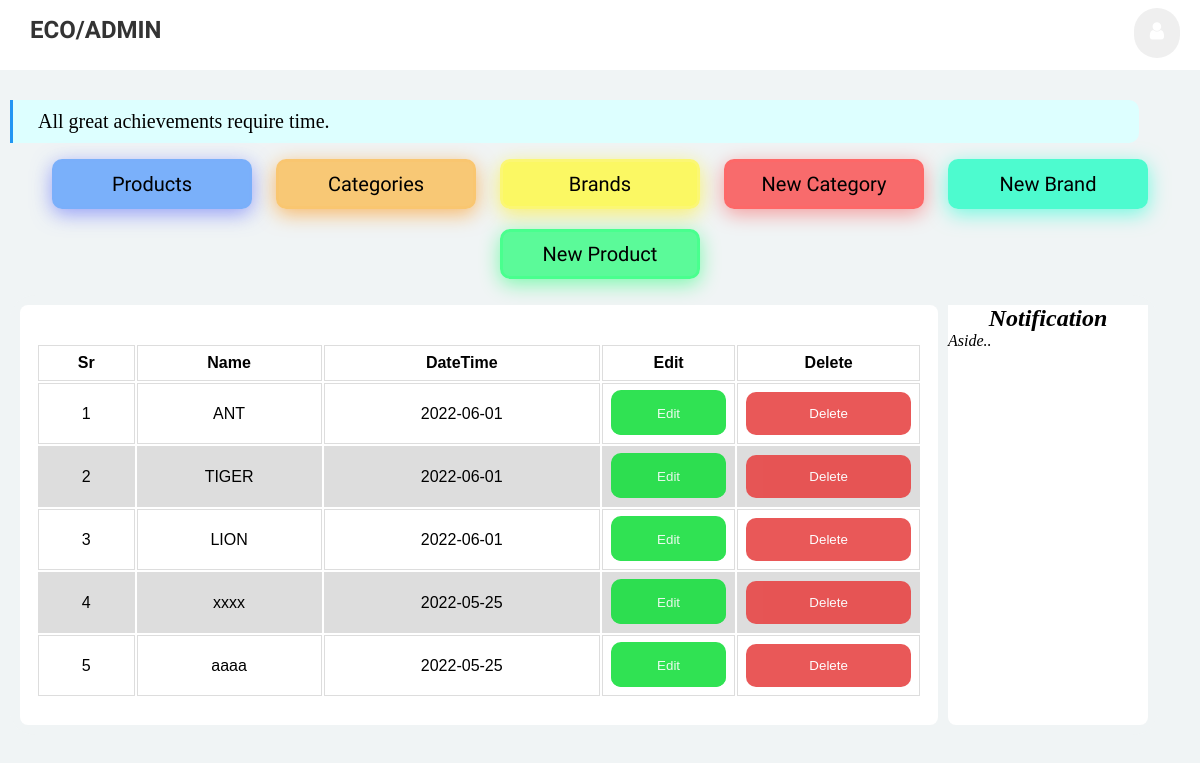
Before: /brands (signed in) with the older database file.
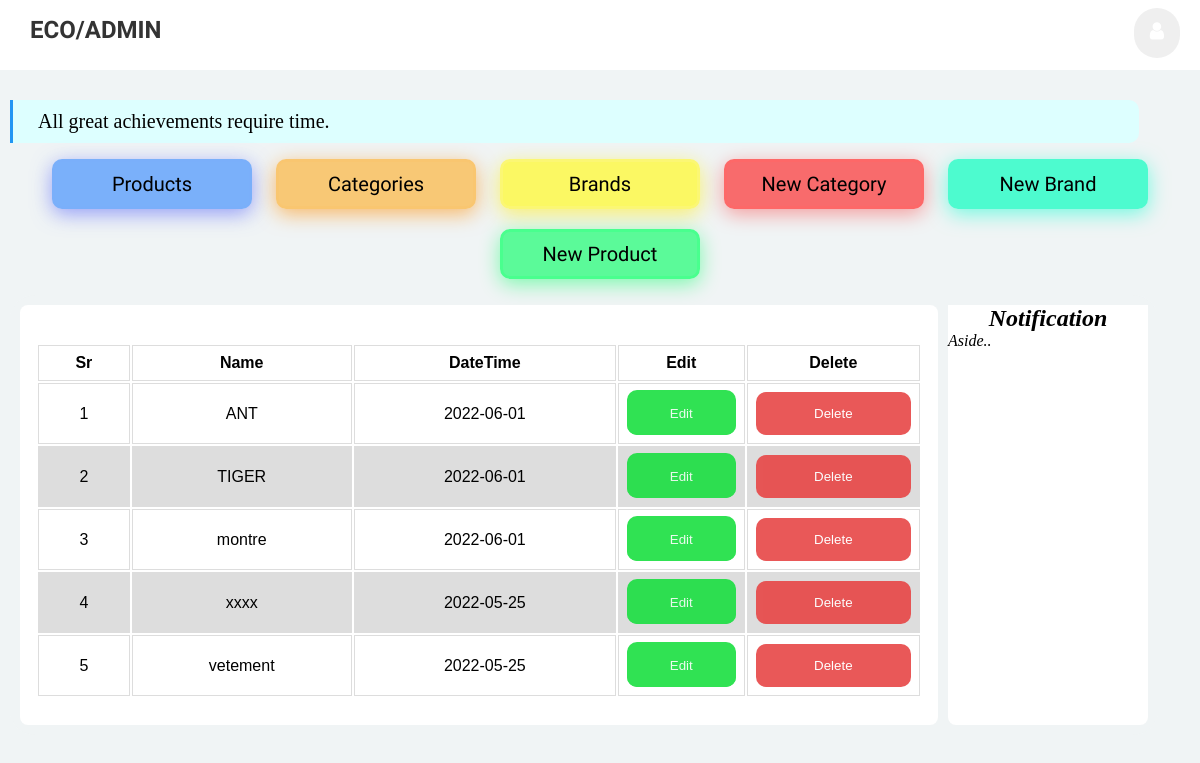
After: the same page with the newer database file.
### pet_shop/products/models.py (models this page shows, shortened)
class BrandName(db.Model):
    __tablename__ = 'brand'
    id = db.Column(db.Integer, primary_key=True)
    name = db.Column(db.String(30), unique=True, nullable=False)
    user_id = db.Column(db.Integer, db.ForeignKey('users.id'), nullable=False)
    pub_date = db.Column(db.DateTime, nullable=False, default=datetime.utcnow)

### pet_shop/products/routes.py (the view)
@app.route("/brands", methods=['GET','POST'])
def Brands():
    brands = BrandName.query.filter_by(user_id=current_user.id)\
        .order_by(BrandName.pub_date.desc()).all()
    return render_template('Brand.html', title="Update brand", brands=brands, brand=brand)

### pet_shop/admin/models.py (called while the page is built)
@login_manager.user_loader
def load_user(user_id):
    return User.query.get(int(user_id))

### pet_shop/templates/Brand.html (shortened to what this page needs)
{% extends 'layout.html' %}
  {% block content %}
        <main>
        <table class="table tbale-sm">
            <thead>
            <tr>
                <th>Sr</th>
                <th>Name</th>
                <th>DateTime</th>
                <th>Edit</th>
                <th>Delete</th>
             </tr>
            </thead>
            <tbody>
              {% for brand in brands %}
        <tr>
    <td>{{loop.index}}</td>
    <td class="brandname"><a href="{{url_for('brand', brand_id=brand.id)}}">{{brand.name}}</a></td>
    <td>{{ brand.pub_date.strftime('%Y-%m-%d') }}</td>
    <td>
     <a href="{{url_for('Update_Brand', brand_id=brand.id) }}" class="edit-buttons"><button class="edit-buttons">Edit</button></a>
    </td>
    <td>
      <button class="dialog-buttons" onclick="document.getElementById('id01-{{brand.id}}').style.display='block'" type="button">Delete</button>
    </td>
</tr>
{% endfor %}
</tbody>
            </table>
        </main>
{% endblock content %}

Changed rows visible on the page:
changed BrandName: name "LION" → "montre"
changed BrandName: name "aaaa" → "vetement"
